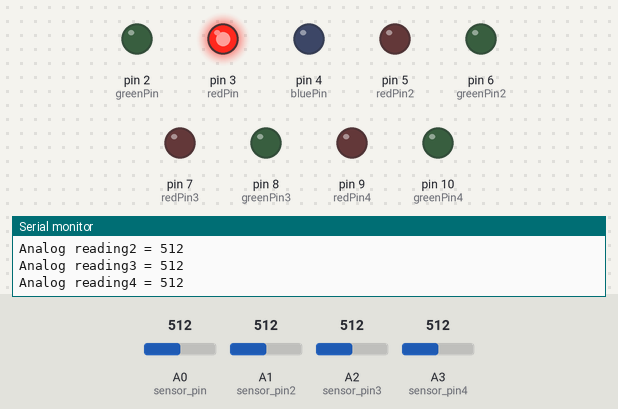
Simulated run of this sketch. Board: Arduino Uno, built with avr-gcc and run on an emulated ATmega328P. Shown: output pins drawn as LEDs (lit = HIGH), the last lines printed to the serial monitor. Dashed ring = blinking. Inputs (shaded band) come from the test bench; at power-on: A0 (sensor_pin) = 512, A1 (sensor_pin2) = 512, A2 (sensor_pin3) = 512, A3 (sensor_pin4) = 512.

Above: at 12.9 s.
13.0 s: A0 (sensor_pin) set to 313
16.0 s: A0 (sensor_pin) set to 291
At 16.5 s:
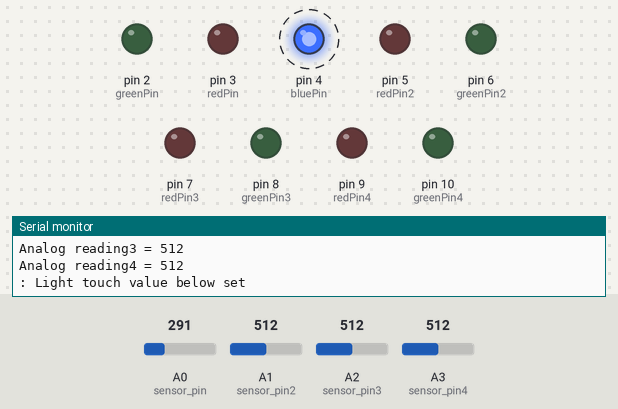
19.0 s: A1 (sensor_pin2) set to 106
22.0 s: A1 (sensor_pin2) set to 89
At 22.7 s:
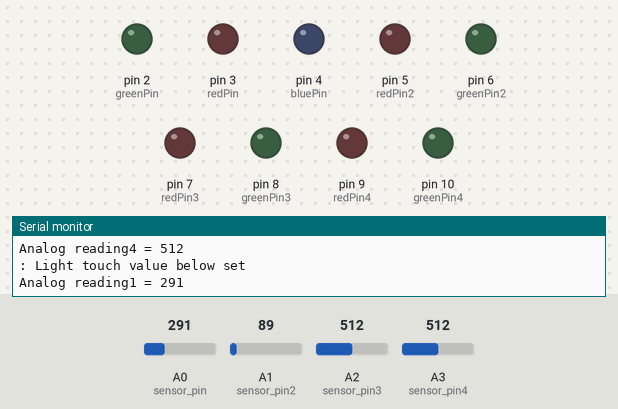
23.5 s: A0 (sensor_pin) set to 306
At 24.4 s:
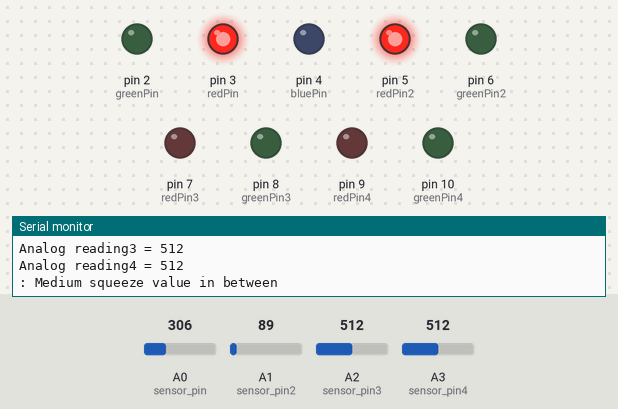
25.3 s: A2 (sensor_pin3) set to 311
26.8 s: A2 (sensor_pin3) set to 281
At 27.9 s:
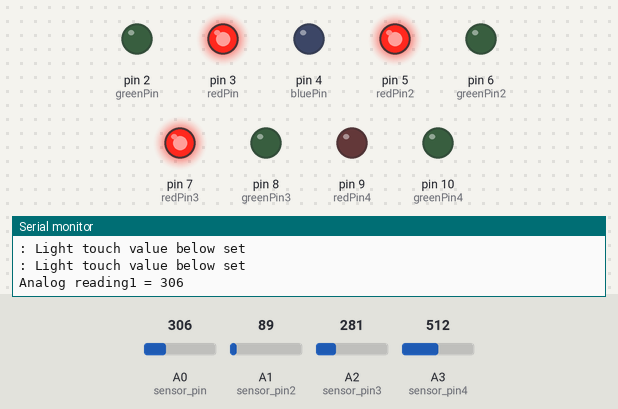
Timing chart, 0 to 29.6 s (numbered marks = the images above; inputs shaded):
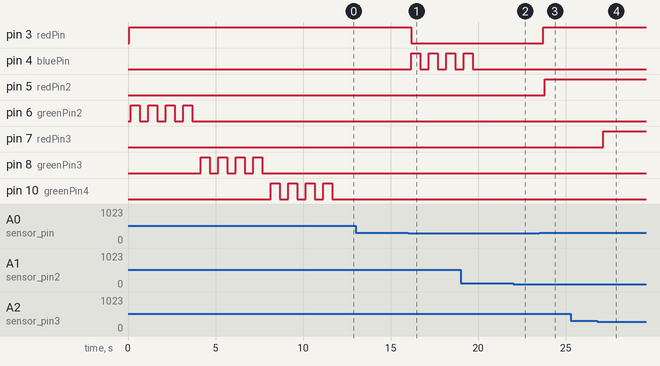

The sketch:

fsr4rgb4.ino
```cpp
int sensor_pin = A0;
int sensor_pin2 = A1;
int sensor_pin3 = A2;
int sensor_pin4 = A3;

int sensor_value;
int sensor_value2;
int sensor_value3;
int sensor_value4;
// values at which leds blink
int blueVal = 300;
int greenVal = 1000;

int redVal2 = 300;
int redVal3 = 300;
int redVal4 = 300;
bool op2;

char prev_color = ' ';

int redPin = 3;
int greenPin = 2;
int bluePin = 4;

int redPin2 = 5;
int redPin3 = 7;
int redPin4 = 9;

int greenPin2 = 6;
int greenPin3 = 8;
int greenPin4 = 10;


bool blue, red, green = true;
bool blue2, red2, green2 = true;
bool blue3, red3, green3 = true;
bool blue4, red4, green4 = true;

void setup(void) {
  Serial.begin(9600);
  pinMode(redPin, OUTPUT);
  pinMode(greenPin, OUTPUT);
  pinMode(bluePin, OUTPUT);

  pinMode(redPin2, OUTPUT);
  pinMode(greenPin2, OUTPUT);

  pinMode(redPin3, OUTPUT);
  pinMode(greenPin3, OUTPUT);
  pinMode(redPin4, OUTPUT);
  pinMode(greenPin4, OUTPUT);

  blue = true;
}

void loop(void) {
  sensor_value = analogRead(sensor_pin);
  sensor_value2 = analogRead(sensor_pin2);
  sensor_value3 = analogRead(sensor_pin3);
  sensor_value4 = analogRead(sensor_pin4);

  Serial.print("Analog reading1 = ");
  Serial.println(sensor_value);
  Serial.print("Analog reading2 = ");
  Serial.println(sensor_value2);
  Serial.print("Analog reading3 = ");
  Serial.println(sensor_value3);
  Serial.print("Analog reading4 = ");
  Serial.println(sensor_value4);

  if (sensor_value < blueVal) {
    Serial.println(": Light touch value below set");
    digitalWrite(redPin, LOW);
    green = true;
    if (blue) {
      allLedsOff();
      flashBlue(3);

      blue = false;
    }
  }
  else {
    op2 = true;
  }

  if (sensor_value > greenVal) {
    Serial.println(": heavy  squeeze value greater");
    blue = true;
    digitalWrite(redPin, LOW);
    if (green) {
      flashGreen(3);
      green = false;
    }
  }
  if (sensor_value > blueVal && sensor_value < greenVal) {
    Serial.println(": Medium squeeze value in between");
    blue = true;
    green = true;

    flashRed(3);
  }
  delay(100);
  //==========================================================
  if (sensor_value2 < redVal2 && op2 == true) {
    Serial.println(": Light touch value below set");
    digitalWrite(redPin2, HIGH);
    green2 = true;
  }

  else if (sensor_value2 > redVal2 && op2 == true) {
    digitalWrite(redPin2, LOW);
    if (green2) {
      Serial.println(":GREEN 2 BLINK");
      flashGreen2(3);
      green2 = false;
    }
  }
  //============================================================

  //==========================================================
  if (sensor_value3 < redVal3  && op2 == true) {
    Serial.println(": Light touch value below set");
    digitalWrite(redPin3, HIGH);
    green3 = true;
  }

  else if (sensor_value3 > redVal3  && op2 == true) {
    digitalWrite(redPin3, LOW);
    if (green3) {
      Serial.println(":GREEN 3 BLINK");
      flashGreen3(3);
      green3 = false;
    }
  }
  //============================================================

  //==========================================================
  if (sensor_value4 < redVal4  && op2 == true) {
    Serial.println(": Light touch value below set");
    digitalWrite(redPin4, HIGH);
    green4 = true;
  }

  else if (sensor_value4 > redVal4  && op2 == true) {
    digitalWrite(redPin4, LOW);
    if (green4) {
      Serial.println(":GREEN 4 BLINK");
      flashGreen4(3);
      green4 = false;
    }
  }
  //============================================================
}

void flashBlue(int times) {
  for (int i = 0; i <= times; i++) {
    digitalWrite(bluePin, HIGH);
    delay(500);
    digitalWrite(bluePin, LOW);
    delay(500);
  }
}

void flashRed(int times) {
  digitalWrite(redPin, HIGH);
}


void flashGreen(int times) {
  for (int i = 0; i <= times; i++) {
    digitalWrite(greenPin, HIGH);
    delay(500);
    digitalWrite(greenPin, LOW);
    delay(500);
  }
}


void flashGreen2(int times) {
  for (int i = 0; i <= times; i++) {
    digitalWrite(greenPin2, HIGH);
    delay(500);
    digitalWrite(greenPin2, LOW);
    delay(500);
  }
}


void flashGreen3(int times) {
  for (int i = 0; i <= times; i++) {
    digitalWrite(greenPin3, HIGH);
    delay(500);
    digitalWrite(greenPin3, LOW);
    delay(500);
  }
}


void flashGreen4(int times) {
  for (int i = 0; i <= times; i++) {
    digitalWrite(greenPin4, HIGH);
    delay(500);
    digitalWrite(greenPin4, LOW);
    delay(500);
  }
}
void allLedsOff() {
  for (int i = 4; i < 11; i++) {
    digitalWrite(i, LOW);
  }
  op2 = false;
}
```

Measured:
- the behaviour switches between 300 and 299 on A0 (sensor_pin) (found by bisection; images 0 and 1)
- the behaviour switches between 100 and 99 on A1 (sensor_pin2) (found by bisection; images 1 and 2)
- the behaviour switches between 300 and 299 on A2 (sensor_pin3) (found by bisection; images 3 and 4)
- after the input at 16.0 s, pin 3 (redPin): HIGH → LOW after 0.19 s; pin 4 (bluePin): alternates HIGH for 0.50 s and LOW for 0.50 s, starting after 0.19 s
- after the input at 23.5 s, pin 3 (redPin): LOW → HIGH after 0.22 s; pin 5 (redPin2): LOW → HIGH after 0.32 s
- after the input at 26.8 s, pin 7 (redPin3): LOW → HIGH after 0.34 s
- by itself, pin 6 (greenPin2): alternates HIGH for 0.50 s and LOW for 0.50 s, 8 changes in all, then stays LOW
